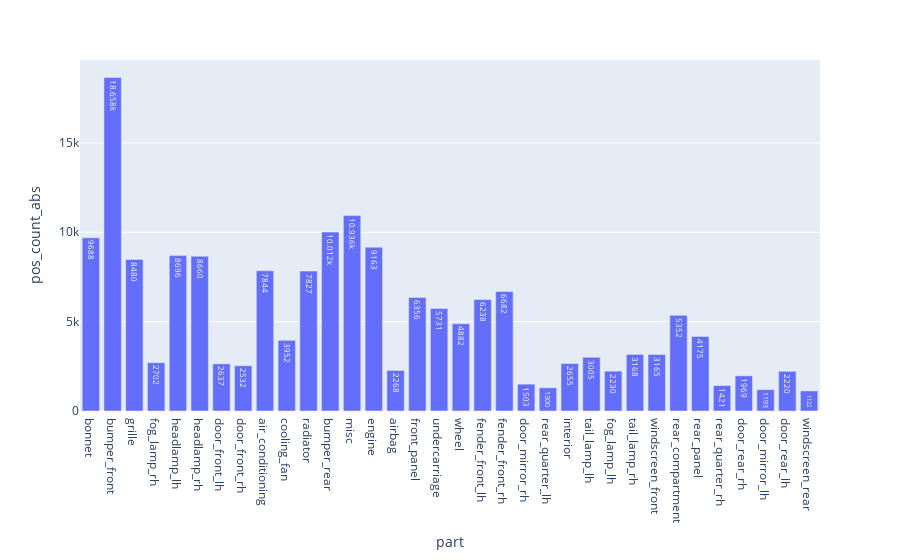

This figure's notebook cell:
### Code cell
fig = px.bar(evalMetrics, x = 'part', y = 'pos_count_abs', text_auto=True)
fig

# fig.update_layout(
#     yaxis = dict(
#         tickmode = 'array',
#         tickvals = [np.format_float_positional(avgTp, 2), 0.2, 0.5, 0.7],
#     )
# )

### Figure 1 — Plotly figure (JSON) as saved in the notebook; plotly's stock layout.template omitted (floating-point values rounded to 4 significant figures)
{"data": [{"alignmentgroup": "True", "hovertemplate": "part=%{x}<br>pos_count_abs=%{y}<extra></extra>", "legendgroup": "", "marker": {"color": "#636efa", "pattern": {"shape": ""}}, "name": "", "offsetgroup": "", "orientation": "v", "showlegend": false, "textposition": "auto", "texttemplate": "%{y}", "type": "bar", "x": ["bonnet", "bumper_front", "grille", "fog_lamp_rh", "headlamp_lh", "headlamp_rh", "door_front_lh", "door_front_rh", "air_conditioning", "cooling_fan", "radiator", "bumper_rear", "misc", "engine", "airbag", "front_panel", "undercarriage", "wheel", "fender_front_lh", "fender_front_rh", "door_mirror_rh", "rear_quarter_lh", "interior", "tail_lamp_lh", "fog_lamp_lh", "tail_lamp_rh", "windscreen_front", "rear_compartment", "rear_panel", "rear_quarter_rh", "door_rear_rh", "door_mirror_lh", "door_rear_lh", "windscreen_rear"], "xaxis": "x", "y": [9688, 18658, 8480, 2702, 8696, 8660, 2637, 2532, 7844, 3952, 7827, 10012, 10936, 9163, 2268, 6356, 5731, 4882, 6238, 6682, 1503, 1300, 2655, 3005, 2230, 3168, 3165, 5352, 4175, 1421, 1969, 1193, 2220, 1122], "yaxis": "y"}], "layout": {"barmode": "relative", "legend": {"tracegroupgap": 0}, "margin": {"t": 60}, "xaxis": {"anchor": "y", "domain": [0, 1], "title": {"text": "part"}}, "yaxis": {"anchor": "x", "domain": [0, 1], "title": {"text": "pos_count_abs"}}}}
